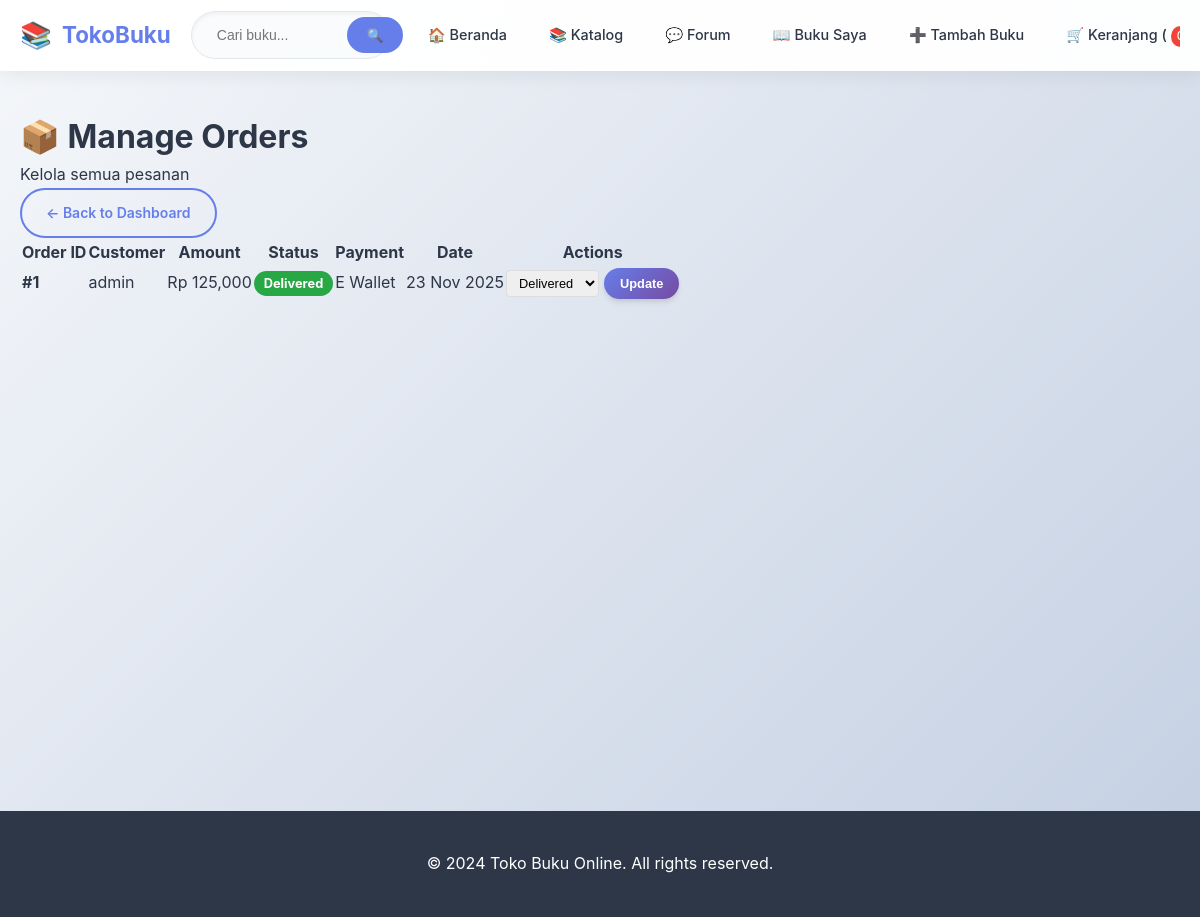
The app's page /admin/orders (signed in) with its own data.
### bookstore/app.py (models this page shows)
class Order(db.Model):
    id = db.Column(db.Integer, primary_key=True)
    user_id = db.Column(db.Integer, db.ForeignKey('user.id'), nullable=False)
    total_amount = db.Column(db.Float, nullable=False)
    status = db.Column(db.String(50), default='pending')
    shipping_address = db.Column(db.Text, nullable=False)
    payment_method = db.Column(db.String(50), nullable=False)
    created_at = db.Column(db.DateTime, default=datetime.utcnow)
    user = db.relationship('User', backref='orders')
    items = db.relationship('OrderItem', backref='order', lazy=True)

class User(db.Model):
    id = db.Column(db.Integer, primary_key=True)
    username = db.Column(db.String(80), unique=True, nullable=False)
    email = db.Column(db.String(120), unique=True, nullable=False)
    password = db.Column(db.String(200), nullable=False)
    created_at = db.Column(db.DateTime, default=datetime.utcnow)
    is_admin = db.Column(db.Boolean, default=False)

### bookstore/app.py (the view)
@app.route('/admin/orders')
def admin_orders():
    if 'user_id' not in session or not session.get('is_admin'):
        flash('Akses ditolak! Hanya admin yang bisa mengakses.', 'error')
        return redirect(url_for('index'))
    orders = Order.query.order_by(Order.created_at.desc()).all()
    return render_template('admin/orders.html', orders=orders)

### bookstore/templates/admin/orders.html (shortened to what this page needs)
{% extends "base.html" %}
{% block content %}
<div class="container">
    <div class="admin-page">
        <div class="admin-header">
            <h1>📦 Manage Orders</h1>
            <p>Kelola semua pesanan</p>
            <a href="{{ url_for('admin_dashboard') }}" class="btn btn-outline">← Back to Dashboard</a>
        </div>
        <div class="admin-content">
            <div class="table-container">
                <table class="admin-table">
                    <thead>
                        <tr>
                            <th>Order ID</th>
                            <th>Customer</th>
                            <th>Amount</th>
                            <th>Status</th>
                            <th>Payment</th>
                            <th>Date</th>
                            <th>Actions</th>
                        </tr>
                    </thead>
                    <tbody>
                        {% for order in orders %}
                        <tr>
                            <td><strong>#{{ order.id }}</strong></td>
                            <td>{{ order.user.username }}</td>
                            <td>Rp {{ "{:,.0f}".format(order.total_amount) }}</td>
                            <td>
                                <span class="status-badge status-{{ order.status }}">
                                    {{ order.status|title }}
                                </span>
                            </td>
                            <td>{{ order.payment_method|replace('_', ' ')|title }}</td>
                            <td>{{ order.created_at.strftime('%d %b %Y') }}</td>
                            <td>
                                <form method="POST" action="{{ url_for('update_order_status', order_id=order.id) }}" class="status-form">
                                    <select name="status" class="status-select">
                                        <option value="delivered" {% if order.status == 'delivered' %}selected{% endif %}>Delivered</option>
                                    </select>
                                    <button type="submit" class="btn btn-primary btn-sm">Update</button>
                                </form>
                            </td>
                        </tr>
                        {% endfor %}
                    </tbody>
                </table>
            </div>
        </div>
    </div>
</div>
{% endblock %}

### bookstore/static/css/style.css (style rules this page uses)
:root { --primary: #667eea; --primary-light: #8a9ef5; --primary-dark: #5a6fd8; --secondary: #764ba2; --accent: #f093fb; --success: #4CAF50; --warning: #FF9800; --error: #f44336; --text: #2d3748; --text-light: #718096; --bg: #f7fafc; --bg-card: #ffffff; --border: #e2e8f0; --shadow: 0 4px 6px -1px rgba(0, 0, 0, 0.1), 0 2px 4px -1px rgba(0, 0, 0, 0.06); --shadow-hover: 0 10px 15px -3px rgba(0, 0, 0, 0.1), 0 4px 6px -2px rgba(0, 0, 0, 0.05); }
* { margin: 0; padding: 0; box-sizing: border-box; }
body { font-family: 'Inter', 'Segoe UI', system-ui, -apple-system, sans-serif; line-height: 1.6; color: var(--text); background: linear-gradient(135deg, #f5f7fa 0%, #c3cfe2 100%); min-height: 100vh; }
.btn { display: inline-flex; align-items: center; justify-content: center; gap: 8px; padding: 12px 24px; border: none; border-radius: 25px; text-decoration: none; font-weight: 600; cursor: pointer; transition: all 0.3s ease; font-size: 14px; position: relative; overflow: hidden; }
.btn::before { content: ''; position: absolute; top: 0; left: -100%; width: 100%; height: 100%; background: linear-gradient(90deg, transparent, rgba(255,255,255,0.2), transparent); transition: left 0.5s; }
.btn-primary { background: linear-gradient(135deg, var(--primary) 0%, var(--secondary) 100%); color: white; box-shadow: var(--shadow); }
.btn-outline { background: transparent; color: var(--primary); border: 2px solid var(--primary); }
.btn-sm { padding: 8px 16px; font-size: 0.8rem; }
.container { max-width: 1200px; margin: 0 auto; padding: 0 20px; }

### bookstore/templates/admin/orders.html (style rules this page uses)
.status-form { display: flex; gap: 5px; align-items: center; }
.status-select { padding: 4px 8px; border: 1px solid #ddd; border-radius: 4px; font-size: 0.8rem; }
.status-badge { padding: 5px 10px; border-radius: 15px; font-size: 0.8rem; font-weight: bold; }
.status-delivered { background: #28a745; color: white; }

### records on screen
Order: id "1", user.username "admin", total_amount "125,000", status "Delivered", payment_method "E Wallet", created_at "23 Nov 2025"
